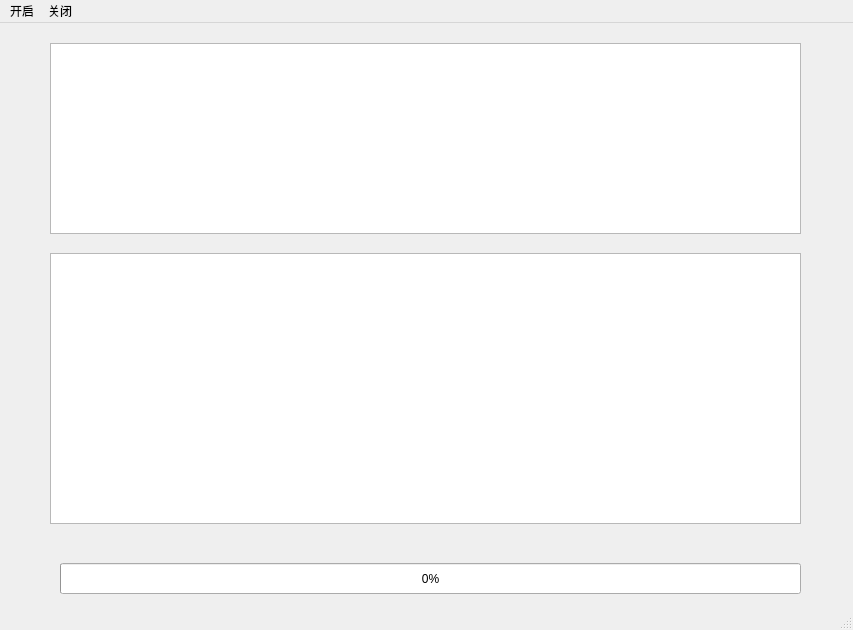
<?xml version="1.0" encoding="UTF-8"?>
<ui version="4.0">
 <class>MainWindow</class>
 <widget class="QMainWindow" name="MainWindow">
  <property name="geometry">
   <rect>
    <x>0</x>
    <y>0</y>
    <width>853</width>
    <height>630</height>
   </rect>
  </property>
  <property name="windowTitle">
   <string>MainWindow</string>
  </property>
  <widget class="QWidget" name="centralWidget">
   <widget class="QListWidget" name="onlineList">
    <property name="geometry">
     <rect>
      <x>50</x>
      <y>20</y>
      <width>751</width>
      <height>191</height>
     </rect>
    </property>
   </widget>
   <widget class="QTextEdit" name="fileMsg">
    <property name="geometry">
     <rect>
      <x>50</x>
      <y>230</y>
      <width>751</width>
      <height>271</height>
     </rect>
    </property>
   </widget>
   <widget class="QProgressBar" name="progressBar">
    <property name="geometry">
     <rect>
      <x>60</x>
      <y>540</y>
      <width>741</width>
      <height>31</height>
     </rect>
    </property>
    <property name="value">
     <number>0</number>
    </property>
   </widget>
  </widget>
  <widget class="QMenuBar" name="menuBar">
   <property name="geometry">
    <rect>
     <x>0</x>
     <y>0</y>
     <width>853</width>
     <height>26</height>
    </rect>
   </property>
   <widget class="QMenu" name="menu">
    <property name="title">
     <string>开启</string>
    </property>
    <addaction name="actStart"/>
    <addaction name="actFileStart"/>
   </widget>
   <widget class="QMenu" name="menu_2">
    <property name="title">
     <string>关闭</string>
    </property>
    <addaction name="actClose"/>
    <addaction name="actFileClose"/>
   </widget>
   <addaction name="menu"/>
   <addaction name="menu_2"/>
  </widget>
  <widget class="QStatusBar" name="statusBar"/>
  <action name="actStart">
   <property name="text">
    <string>开启服务器</string>
   </property>
   <property name="toolTip">
    <string>开启服务器</string>
   </property>
  </action>
  <action name="actClose">
   <property name="text">
    <string>关闭服务器</string>
   </property>
   <property name="toolTip">
    <string>关闭服务器</string>
   </property>
  </action>
  <action name="actFileStart">
   <property name="text">
    <string>开启文件服务</string>
   </property>
   <property name="toolTip">
    <string>开启文件服务</string>
   </property>
  </action>
  <action name="actFileClose">
   <property name="text">
    <string>关闭文件服务</string>
   </property>
   <property name="toolTip">
    <string>关闭文件服务</string>
   </property>
  </action>
 </widget>
 <layoutdefault spacing="6" margin="11"/>
 <resources/>
 <connections/>
</ui>
